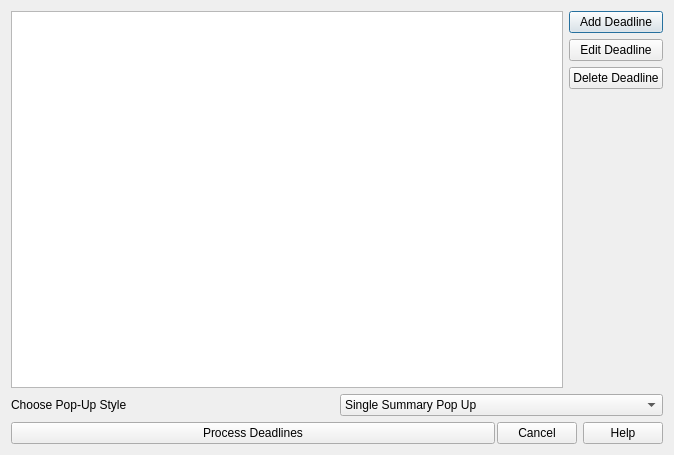
<?xml version="1.0" encoding="UTF-8"?>
<ui version="4.0">
 <class>Dialog</class>
 <widget class="QDialog" name="Dialog">
  <property name="geometry">
   <rect>
    <x>0</x>
    <y>0</y>
    <width>674</width>
    <height>455</height>
   </rect>
  </property>
  <property name="windowTitle">
   <string>editing_fields</string>
  </property>
  <property name="modal">
   <bool>true</bool>
  </property>
  <layout class="QVBoxLayout" name="verticalLayout">
   <item>
    <layout class="QHBoxLayout" name="horizontalLayout">
     <item>
      <widget class="QListWidget" name="fieldList">
       <property name="sizePolicy">
        <sizepolicy hsizetype="Expanding" vsizetype="MinimumExpanding">
         <horstretch>0</horstretch>
         <verstretch>0</verstretch>
        </sizepolicy>
       </property>
       <property name="minimumSize">
        <size>
         <width>50</width>
         <height>60</height>
        </size>
       </property>
       <property name="selectionMode">
        <enum>QAbstractItemView::MultiSelection</enum>
       </property>
      </widget>
     </item>
     <item>
      <layout class="QVBoxLayout" name="verticalLayout_3">
       <item>
        <widget class="QPushButton" name="AddDeadlineButton">
         <property name="text">
          <string>Add Deadline</string>
         </property>
        </widget>
       </item>
       <item>
        <widget class="QPushButton" name="EditDeadlineButton">
         <property name="text">
          <string>Edit Deadline</string>
         </property>
        </widget>
       </item>
       <item>
        <widget class="QPushButton" name="DeleteDeadlineButton">
         <property name="text">
          <string>Delete Deadline</string>
         </property>
        </widget>
       </item>
       <item>
        <spacer name="verticalSpacer_3">
         <property name="orientation">
          <enum>Qt::Vertical</enum>
         </property>
         <property name="sizeHint" stdset="0">
          <size>
           <width>20</width>
           <height>40</height>
          </size>
         </property>
        </spacer>
       </item>
      </layout>
     </item>
    </layout>
   </item>
   <item>
    <layout class="QHBoxLayout" name="horizontalLayout_3">
     <item>
      <widget class="QLabel" name="OneOrManyLabel">
       <property name="text">
        <string>Choose Pop-Up Style</string>
       </property>
      </widget>
     </item>
     <item>
      <widget class="QComboBox" name="OneOrManyBox">
       <item>
        <property name="text">
         <string>Single Summary Pop Up</string>
        </property>
       </item>
       <item>
        <property name="text">
         <string>One Pop Up per Deck</string>
        </property>
       </item>
      </widget>
     </item>
    </layout>
   </item>
   <item>
    <layout class="QHBoxLayout" name="horizontalLayout_4" stretch="0,0">
     <property name="spacing">
      <number>2</number>
     </property>
     <item>
      <widget class="QPushButton" name="ProcessDeadlineBox">
       <property name="text">
        <string>Process Deadlines</string>
       </property>
      </widget>
     </item>
     <item>
      <widget class="QDialogButtonBox" name="buttonBox">
       <property name="enabled">
        <bool>true</bool>
       </property>
       <property name="sizePolicy">
        <sizepolicy hsizetype="Fixed" vsizetype="Fixed">
         <horstretch>0</horstretch>
         <verstretch>0</verstretch>
        </sizepolicy>
       </property>
       <property name="orientation">
        <enum>Qt::Horizontal</enum>
       </property>
       <property name="standardButtons">
        <set>QDialogButtonBox::Cancel|QDialogButtonBox::Help</set>
       </property>
       <property name="centerButtons">
        <bool>false</bool>
       </property>
      </widget>
     </item>
    </layout>
   </item>
  </layout>
 </widget>
 <tabstops>
  <tabstop>fieldList</tabstop>
  <tabstop>AddDeadlineButton</tabstop>
  <tabstop>DeleteDeadlineButton</tabstop>
 </tabstops>
 <resources/>
 <connections>
  <connection>
   <sender>buttonBox</sender>
   <signal>rejected()</signal>
   <receiver>Dialog</receiver>
   <slot>reject()</slot>
   <hints>
    <hint type="sourcelabel">
     <x>316</x>
     <y>260</y>
    </hint>
    <hint type="destinationlabel">
     <x>286</x>
     <y>274</y>
    </hint>
   </hints>
  </connection>
  <connection>
   <sender>buttonBox</sender>
   <signal>accepted()</signal>
   <receiver>Dialog</receiver>
   <slot>accept()</slot>
   <hints>
    <hint type="sourcelabel">
     <x>248</x>
     <y>254</y>
    </hint>
    <hint type="destinationlabel">
     <x>157</x>
     <y>274</y>
    </hint>
   </hints>
  </connection>
 </connections>
</ui>
